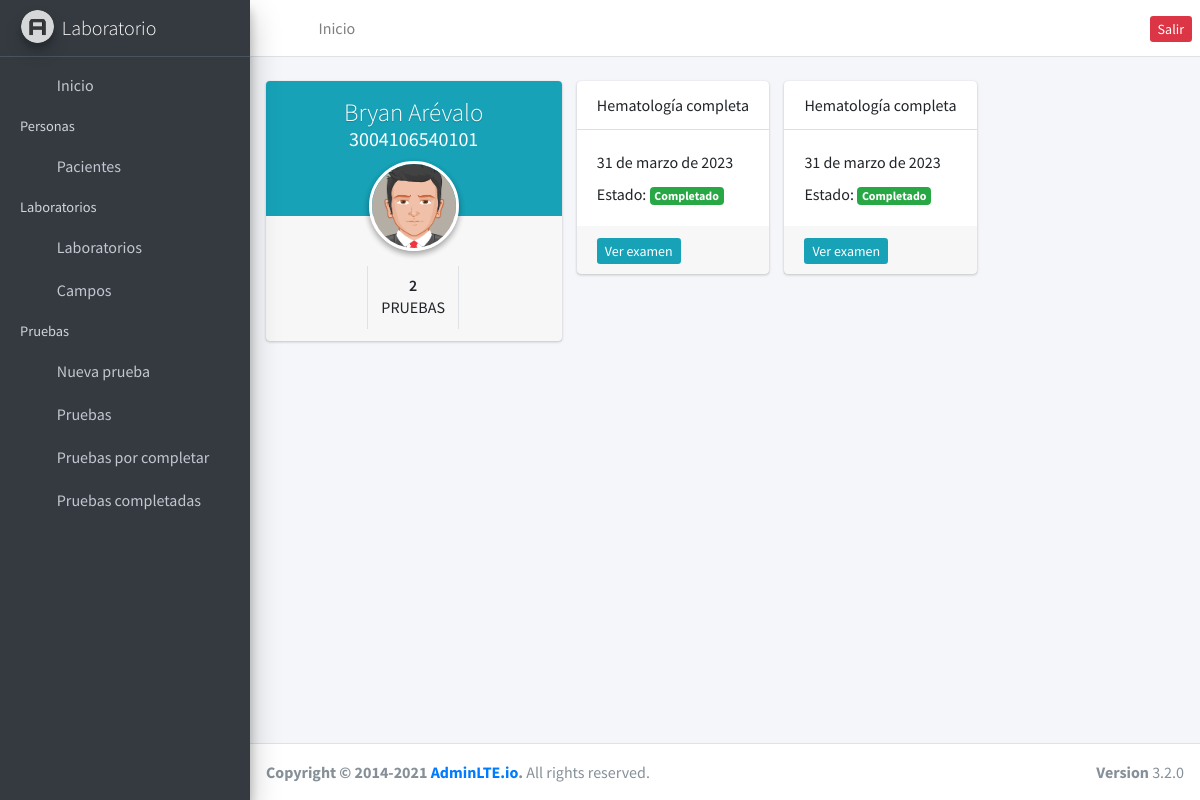
Screenshot of /clients/history/1 (signed in) with the database file from the repository.
### clientes/models.py (models this page shows, shortened)
class Clients(models.Model):
    name = models.CharField(max_length=255, default='N/A', null=False)
    birth = models.DateField(default=datetime.date.today, auto_now=False)
    phone = models.CharField(max_length=15, null=True)
    dpi = models.CharField(max_length=20, null=False, default='N/A')
    email = models.EmailField(default='n/a', null=False)
    sex = models.IntegerField(default=1)
    nit = models.CharField(max_length=20, default='N/A')
    created_at = models.DateField(auto_now=True)

### testsApp/models.py (models this page shows, shortened)
class Test(models.Model):
    patient = models.ForeignKey(Clients, on_delete=models.PROTECT)
    lab = models.ForeignKey(Laboratory, on_delete=models.PROTECT)
    completed = models.BooleanField(default=False)
    comment = models.CharField(default='No hay comentarios', max_length=255)
    created_at = models.DateField(default=datetime.date.today)

### laboratories/models.py (models this page shows, shortened)
class Laboratory(models.Model):
    name = models.CharField(max_length=255, null=False)
    price = models.FloatField(default=0.00, null=False)

### clientes/views.py (the view)
# urls.py: path('history/<int:id>', history, name='patient_history'),
@login_required
def history(request, id):
    client = Clients.objects.get(id=id)
    tests = Test.objects.filter(patient=id).select_related('lab')
    context = {
        'client': client,
        'tests': tests
    }
    return render(request, 'history.html', context)

### clientes/templates/history.html (shortened to what this page needs)
{% extends 'base.html' %} {% load static %} {% block content %}
<div class="row">
  <div class="col-md-4">
    <div class="card card-widget widget-user">
      <div class="widget-user-header bg-info">
        <h3 class="widget-user-username">{{ client.name }}</h3>
        <h5 class="widget-user-desc">{{ client.dpi }}</h5>
      </div>
      <div class="widget-user-image">
        <img
          class="img-circle elevation-2"
          src="{% static '/dist/img/avatar5.png' %}"
          alt="User Avatar"
        />
      </div>
      <div class="card-footer">
        <div class="row">
          <div class="col-sm-4 border-right">
          </div>
          <div class="col-sm-4 border-right">
            <div class="description-block">
              <h5 class="description-header">{{ tests.count }}</h5>
              <span class="description-text">Pruebas</span>
            </div>
          </div>
          <div class="col-sm-4">
          </div>
        </div>
      </div>
    </div>
  </div>
  <div class="col-md-8">
    <div class="row">
      {% for test in tests %}
      <div class="col-md-4">
        <div class="card text-decoration-none">
          <div class="card-header">{{ test.lab.name }}</div>
          <div class="card-body">
            <div class="center">{{ test.created_at }}</div>
            <div class="mt-2">
              Estado: {% if test.completed %}
              <div class="badge badge-success">Completado</div>
              {% else %}
              <div class="badge badge-danger">Incompleto</div>
              {% endif %}
            </div>
          </div>
          {% if test.completed %}
          <div class="card-footer">
            <a target="_blank" href="{% url 'send_pdf' test.id %}" class="btn-sm btn-info">
              Ver examen
            </a>
          </div>
          {% endif %}
        </div>
      </div>
      {% endfor %}
    </div>
  </div>
</div>
{% endblock %}

### rows the page displays
Clients: name "Bryan Arévalo", dpi "3004106540101"
Test: lab.name "Hematología completa", created_at "31 de marzo de 2023", completed "Completado"
Test: lab.name "Hematología completa", created_at "31 de marzo de 2023", completed "Completado"

### other values shown
{{ tests.count }} "2"
